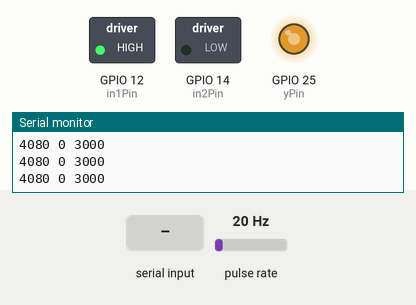
Recording of a sketch running on a simulated ESP32. On the bench: switched loads named in the sketch (green lamp = pin HIGH), output pins drawn as LEDs (lit = HIGH), the last lines printed to the serial monitor. Wiring (inferred from the names in the program): pulse sensor: data GPIO 27. Inputs (shaded band) come from the test bench; at power-on: pulse rate 20 Hz.

Above: at 1.2 s.
1.3 s: "90,45\n" received over Serial
At 2.6 s:
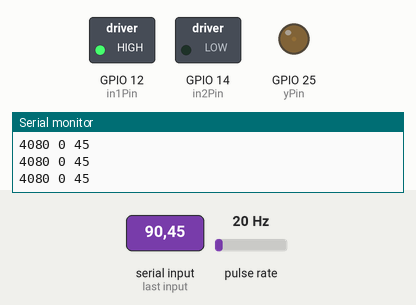
3.0 s: "5\n" received over Serial
At 3.8 s:
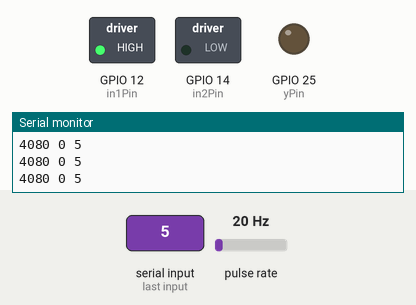
4.6 s: "90\n" received over Serial
At 5.0 s:
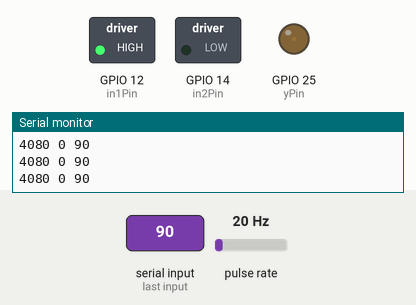
Timing chart, 0 to 7.6 s (numbered marks = the images above; inputs shaded):
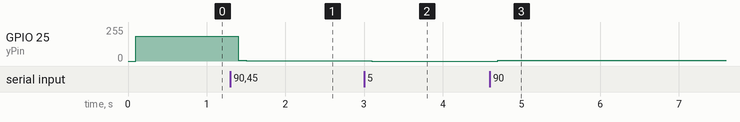

Measured:
- after the input at 1.3 s, GPIO 25 (yPin): 187/255 → 5/255 after 0.10 s, → 2/255 0.10 s later
- after the input at 3.0 s, GPIO 25 (yPin): 2/255 → 0/255 after 0.10 s
- after the input at 4.6 s, GPIO 25 (yPin): 0/255 → 5/255 after 0.10 s

The sketch:

fanpcontrol.ino
```cpp
/* Alterado por Josenalde Oliveira em 19.07.2024 */
#include <freertos/FreeRTOS.h>
#include <freertos/task.h>

// Settings
static const TickType_t rpsInterval = 1000 / portTICK_PERIOD_MS;  // 1000ms = 1s (timer for getting pulses) - rotation per second
static const TickType_t controlSampleTime = 100 / portTICK_PERIOD_MS;

static SemaphoreHandle_t mutex;

int rpmInput;
long static rpmSetpoint;
long static rpmSetpointInit;

volatile int pulse; //Variable for counting rotating pulses

double VCC = 3.3; // For ESP32 3.3
int yPin = 25; //GPIO25 PWM
//for sensor pin (pv sensor)
int sensorPin = 27;
int in1Pin = 12;
int in2Pin = 14;

double u, kp;

long rpmMax = 4080; //it requires validation - apply 255 to ENABLE A and measure speed RPM

// ISR fan rotations
void IRAM_ATTR countPulses() {
   pulse++;//increments each RISING edge.
}

// Globals
static TimerHandle_t getRPMTimer = NULL;
static TimerHandle_t generatePIDControlTimer = NULL;

//*****************************************************************************
// Callbacks

// get a new sample
void getRPMCallback(TimerHandle_t xTimer) {
  rpmInput = (pulse/2) * 60; // two pulses each rotation - hall effect sensor
  pulse = 0;
}

void generatePIDControlCallback(TimerHandle_t xTimer) {
    kp = (255.0 / rpmMax);
    u = kp * rpmSetpoint;
}

void taskPrintGraph(void *parameters) {
  while (true) {
    Serial.print(rpmMax);
    Serial.print(" ");
    Serial.print(0);
    Serial.print(" ");
    Serial.print(rpmSetpoint);
    Serial.println();
    vTaskDelay(pdMS_TO_TICKS(100));
  }
}


void taskGetSetPoint(void *parameters) {
  while (true) {
     if (Serial.available() > 0) {
        xSemaphoreTake(mutex, portMAX_DELAY);
          rpmSetpoint = Serial.parseInt();
        xSemaphoreGive(mutex);
        if (rpmSetpoint != 0) {
            rpmSetpointInit = rpmSetpoint;
        } else if (rpmSetpoint == 0) {
            rpmSetpoint = rpmSetpointInit;
        }
     }
     vTaskDelay(pdMS_TO_TICKS(100));
  }
}

void setup() {
  Serial.begin(115200);

  getRPMTimer = xTimerCreate(
    "getRPMTimer",    // Name of timer
    rpsInterval,           // Period of timer (in ticks)
    pdTRUE,                     // Auto-reload TRUE, one_shot FALSE
    (void *)0,                  // Timer ID
    getRPMCallback);  // Callback function

  generatePIDControlTimer = xTimerCreate(
    "generatePIDControlTimer",    // Name of timer
    controlSampleTime,           // Period of timer (in ticks)
    pdTRUE,                     // Auto-reload TRUE, one_shot FALSE
    (void *)1,                  // Timer ID
    generatePIDControlCallback);  // Callback function

  mutex = xSemaphoreCreateMutex();

  // ---------- configurations --------------------
  // configure fan speed sensor reading
  attachInterrupt(sensorPin, countPulses, RISING);

  // configure pwm output
  analogWriteResolution(yPin, 8);
  analogWriteFrequency(yPin, 30000);

  //ledcAttach(yPin, 25000, 8); //(pin 25) ledcAttachPin DEPRACTED - Arduino-ESP32 LEDC API

  // set pin direction
  pinMode(sensorPin, INPUT);
  pinMode(yPin, OUTPUT);
  pinMode(in1Pin, OUTPUT);
  pinMode(in2Pin, OUTPUT);

  // set forward movement
  digitalWrite(in1Pin, HIGH);
  digitalWrite(in2Pin, LOW);

  rpmSetpoint = 3000; // considering 0-4095 - USER ENTERS THIS VALUE UI

  // Start Printing task
  xTaskCreatePinnedToCore(taskPrintGraph,
                          "taskPrintGraph",
                          1024,
                          NULL,
                          2,
                          NULL,
                          0);

xTaskCreatePinnedToCore(taskGetSetPoint,
                        "taskGetSetPoint",
                        1024,
                        NULL,
                        1,
                        NULL,
                        0);

  xTimerStart(getRPMTimer, 0);
  xTimerStart(generatePIDControlTimer, 0);

}

void loop() {
  analogWrite(yPin, (int)u); //ESP32 PWM - ENABLE A L298D
}


 
```
